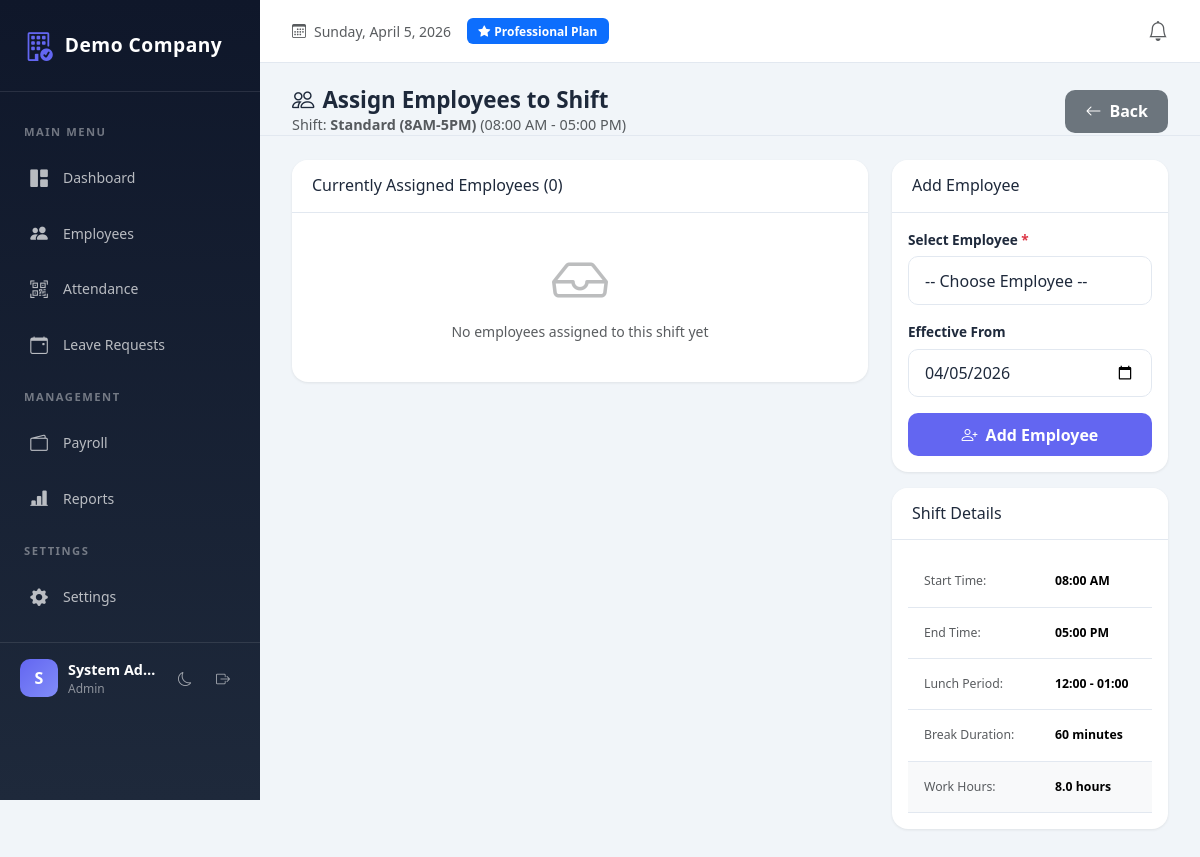
/modules/attendance/shifts/assign.php?shift_id=1 (signed in), run on the app's committed database.
### tables this page shows
CREATE TABLE IF NOT EXISTS shifts (
    id INT AUTO_INCREMENT PRIMARY KEY,
    company_id INT NOT NULL,
    name VARCHAR(100) NOT NULL,
    start_time TIME NOT NULL,
    end_time TIME NOT NULL,
    lunch_start TIME NULL,
    lunch_end TIME NULL,
    total_break_minutes INT DEFAULT 60,
    is_active TINYINT(1) DEFAULT 1,
    created_at DATETIME DEFAULT CURRENT_TIMESTAMP,
    UNIQUE KEY uniq_shift(company_id, name),
    INDEX idx_company(company_id)
);

### includes/functions.php (called while the page is built, shortened)
<?php
function e($s) {
    return htmlspecialchars($s ?? "", ENT_QUOTES, "UTF-8");
}

### modules/attendance/shifts/assign.php (the view, shortened to what this page needs)
<?php
require_once __DIR__.'/../../config/db.php';
require_once __DIR__.'/../../includes/header.php';
require_once __DIR__.'/../../includes/nav.php';
$cid = company_id() ?? 1;
$shiftId = (int)($_GET['shift_id'] ?? 0);
$shift = $pdo->prepare("SELECT * FROM shifts WHERE id = ? AND company_id = ?");
$shift->execute([$shiftId, $cid]);
$shiftInfo = $shift->fetch();
$assignments = $pdo->prepare("
    SELECT sa.*, e.first_name, e.last_name, e.employee_code
    FROM shift_assignments sa
    JOIN employees e ON e.id = sa.employee_id
    WHERE sa.shift_id = ? AND sa.company_id = ?
    ORDER BY sa.effective_from DESC
");
$assignments->execute([$shiftId, $cid]);
$currentAssignments = $assignments->fetchAll();
$today = date('Y-m-d');
$available = $pdo->prepare("
    SELECT e.id, e.first_name, e.last_name, e.employee_code, d.name as dept_name
    FROM employees e
    LEFT JOIN departments d ON d.id = e.department_id
    WHERE e.company_id = ? AND e.status = 'active'
    AND e.id NOT IN (
        SELECT DISTINCT employee_id FROM shift_assignments
        WHERE shift_id = ? AND effective_from <= ? AND (effective_to IS NULL OR effective_to >= ?)
    )
    ORDER BY e.last_name, e.first_name
");
$available->execute([$cid, $shiftId, $today, $today]);
$availableEmployees = $available->fetchAll();
?>
<div class="page-header d-flex justify-content-between align-items-center">
    <div>
        <h4><i class="bi bi-people me-2"></i>Assign Employees to Shift</h4>
        <p class="text-muted mb-0" style="font-size:0.9rem">
            Shift: <strong><?= e($shiftInfo['name']) ?></strong>
            (<?= date('h:i A', strtotime($shiftInfo['start_time'])) ?> - <?= date('h:i A', strtotime($shiftInfo['end_time'])) ?>)
        </p>
    </div>
    <a href="/modules/attendance/shifts/index.php" class="btn btn-secondary">
        <i class="bi bi-arrow-left me-2"></i>Back
    </a>
</div>
<div class="row">
    <div class="col-lg-8">
        <div class="card">
            <div class="card-header">
                <h6 class="mb-0">Currently Assigned Employees (<?= count($currentAssignments) ?>)</h6>
            </div>
            <div class="card-body p-0">
                <?php if (empty($currentAssignments)): ?>
                <div class="empty-state p-4 text-center text-muted">
                    <i class="bi bi-inbox"></i>
                    <p>No employees assigned to this shift yet</p>
                </div>
                <?php endif; ?>
            </div>
        </div>
    </div>
    <div class="col-lg-4">
        <?php if (!empty($availableEmployees)): ?>
        <div class="card">
            <div class="card-header">
                <h6 class="mb-0">Add Employee</h6>
            </div>
            <div class="card-body">
                <form method="POST">
                    <div class="mb-3">
                        <label class="form-label">Select Employee <span class="text-danger">*</span></label>
                        <select class="form-select" name="employee_id" required>
                            <option value="">-- Choose Employee --</option>
                        </select>
                    </div>
                    <div class="mb-3">
                        <label class="form-label">Effective From</label>
                        <input type="date" class="form-control" name="effective_from" value="<?= date('Y-m-d') ?>">
                    </div>
                    <button type="submit" class="btn btn-primary w-100">
                        <i class="bi bi-person-plus me-2"></i>Add Employee
                    </button>
                </form>
            </div>
        </div>
        <?php endif; ?>
        <div class="card mt-3">
            <div class="card-header">
                <h6 class="mb-0">Shift Details</h6>
            </div>
            <div class="card-body small">
                <table class="table table-sm mb-0">
                    <tr>
                        <td class="text-muted">Start Time:</td>
                        <td class="fw-bold"><?= date('h:i A', strtotime($shiftInfo['start_time'])) ?></td>
                    </tr>
                    <tr>
                        <td class="text-muted">End Time:</td>
                        <td class="fw-bold"><?= date('h:i A', strtotime($shiftInfo['end_time'])) ?></td>
                    </tr>
                    <?php if ($shiftInfo['lunch_start']): ?>
                    <tr>
                        <td class="text-muted">Lunch Period:</td>
                        <td class="fw-bold"><?= date('h:i', strtotime($shiftInfo['lunch_start'])) ?> - <?= date('h:i', strtotime($shiftInfo['lunch_end'])) ?></td>
                    </tr>
                    <?php endif; ?>
                    <tr>
                        <td class="text-muted">Break Duration:</td>
                        <td class="fw-bold"><?= $shiftInfo['total_break_minutes'] ?> minutes</td>
                    </tr>
                    <tr class="table-light">
                        <td class="text-muted">Work Hours:</td>
                        <td class="fw-bold">
                            <?php
                            $start = strtotime($shiftInfo['start_time']);
                            $end = strtotime($shiftInfo['end_time']);
                            $hours = ($end - $start) / 3600 - ($shiftInfo['total_break_minutes'] / 60);
                            ?>
                            <?= number_format($hours, 1) ?> hours
                        </td>
                    </tr>
                </table>
            </div>
        </div>
    </div>
</div>
<?php require_once __DIR__.'/../../includes/footer.php'; ?>

### public/assets/css/style.css (style rules this page uses)
* { margin: 0; padding: 0; box-sizing: border-box; }
body { font-family: 'Segoe UI', system-ui, -apple-system, sans-serif; font-size: 14px; background: var(--bg-body); color: var(--text-primary); min-height: 100vh; transition: background 0.3s ease, color 0.3s ease; }
.card, .modal-content, .dropdown-menu, .table, .btn, .form-control, .form-select { transition: background 0.3s ease, border-color 0.3s ease, color 0.3s ease; }
.main-content > *:not(.top-bar) { padding: 0 2rem; }
.main-content > .page-header { padding-top: 1.5rem; }
.main-content > *:last-child { padding-bottom: 2rem; }
.card { border: none; border-radius: 16px; box-shadow: 0 1px 3px rgba(0,0,0,0.08); background: var(--bg-card); overflow: hidden; }
.card-header { background: var(--bg-card); border-bottom: 1px solid var(--border-color); font-weight: 600; padding: 1rem 1.25rem; color: var(--text-primary); }
.table { margin-bottom: 0; color: var(--text-primary); }
.table tbody tr { transition: all 0.15s ease; }
.table td { padding: 1rem; vertical-align: middle; border-color: var(--border-color); }
.btn { border-radius: 10px; font-weight: 600; padding: 0.6rem 1.25rem; transition: all 0.2s ease; border: none; }
.btn-primary { background: var(--primary); }
.form-control, .form-select { border-radius: 10px; border: 1px solid var(--border-color); padding: 0.7rem 1rem; transition: all 0.2s ease; background: var(--bg-card); color: var(--text-primary); }
.form-label { font-weight: 600; color: var(--text-primary); margin-bottom: 0.4rem; font-size: 0.85rem; }
.page-header { margin-bottom: 1.5rem; padding-bottom: 1rem; border-bottom: 1px solid var(--border-color); }
.page-header h4 { font-weight: 700; color: var(--text-primary); margin: 0; font-size: 1.4rem; }
.empty-state { text-align: center; padding: 3rem; color: var(--text-secondary); }
.empty-state i { font-size: 3.5rem; margin-bottom: 1rem; opacity: 0.4; }
.card, .stat-card { animation: fadeIn 0.3s ease-out; }

### data on the page
shifts: name "Standard (8AM-5PM)", start_time "08:00 AM", end_time "05:00 PM", lunch_start "12:00", lunch_end "01:00", total_break_minutes "60", hours "8.0"

### other printed values
$company['name'] "Demo Company"
substr($u['name'] ?: $u['email'], 0, 1) "S"
$u['name'] ?: $u['email'] "System Ad…"
$u['role'] "Admin"
$company['plan'] "Professional"
count($currentAssignments) "0"
